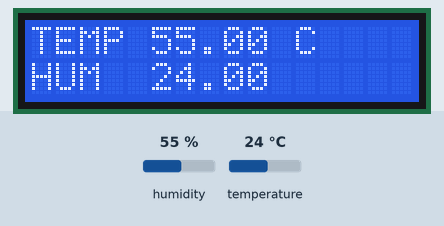
Simulated run of this sketch. Board: Arduino Uno, built with avr-gcc and run on an emulated ATmega328P. Parts: 16×2 character LCD. The inputs (shaded band) are chosen by the test bench; at power-on: humidity 55 %, temperature 24 °C.

Above: at 1.7 s.
1.8 s: humidity set to 22 %
At 4.1 s:
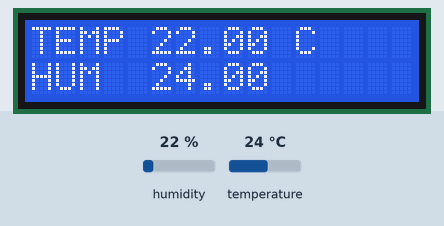
4.9 s: temperature set to 12 °C
At 7.2 s:
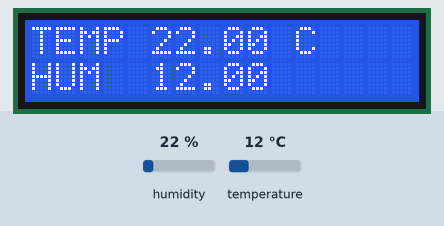
8.3 s: humidity set to 40 %
At 11.4 s:
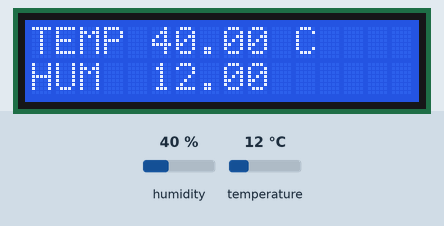
11.8 s: temperature set to 19 °C
At 14.6 s:
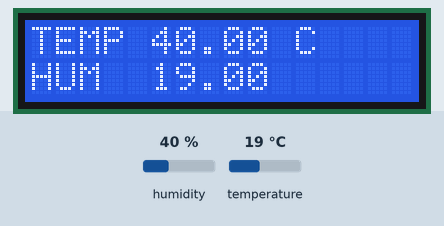
Timing chart, 0 to 16.1 s (numbered marks = the images above; inputs shaded):
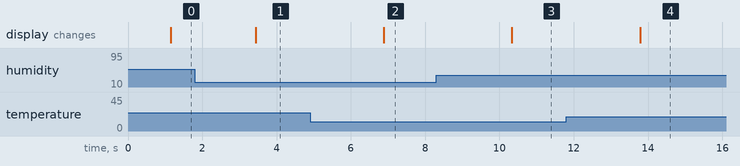

Measured:
- after the input at 1.8 s, the display: changes after 1.6 s (image 1)
- after the input at 4.9 s, the display: changes after 2.0 s (image 2)
- after the input at 8.3 s, the display: changes after 2.0 s (image 3)
- after the input at 11.8 s, the display: changes after 2.0 s (image 4)

The sketch:

temperature_dht11_lcd_read.ino
```cpp
#include <DHT11.h>
#include <Wire.h>
#include <math.h>
#include <LiquidCrystal_I2C.h>


#define TEMPIN 7

DHT11 dht11(TEMPIN);
LiquidCrystal_I2C lcd(0x27, 16, 2);


unsigned long  lastTimeUpdate=100;
float temperature;
float humidity;
int error;

void TempController(){
  error=dht11.read(temperature, humidity);
  delay(DHT11_RETRY_DELAY);
}

void LCDController(){
  lcd.clear();
  lcd.print("TEMP ");
  lcd.print(temperature);
  lcd.print(" C");

  lcd.setCursor(0,1);
  lcd.print("HUM  ");
  lcd.print(humidity);
}


void setup() {

  Serial.begin(9600);
  lcd.begin();
  lcd.backlight();
  lcd.print("RUN!");


}

void loop() {

  if (millis() > lastTimeUpdate) {
    TempController();
    LCDController();
    lastTimeUpdate = millis() + 100;
  }
}
```
